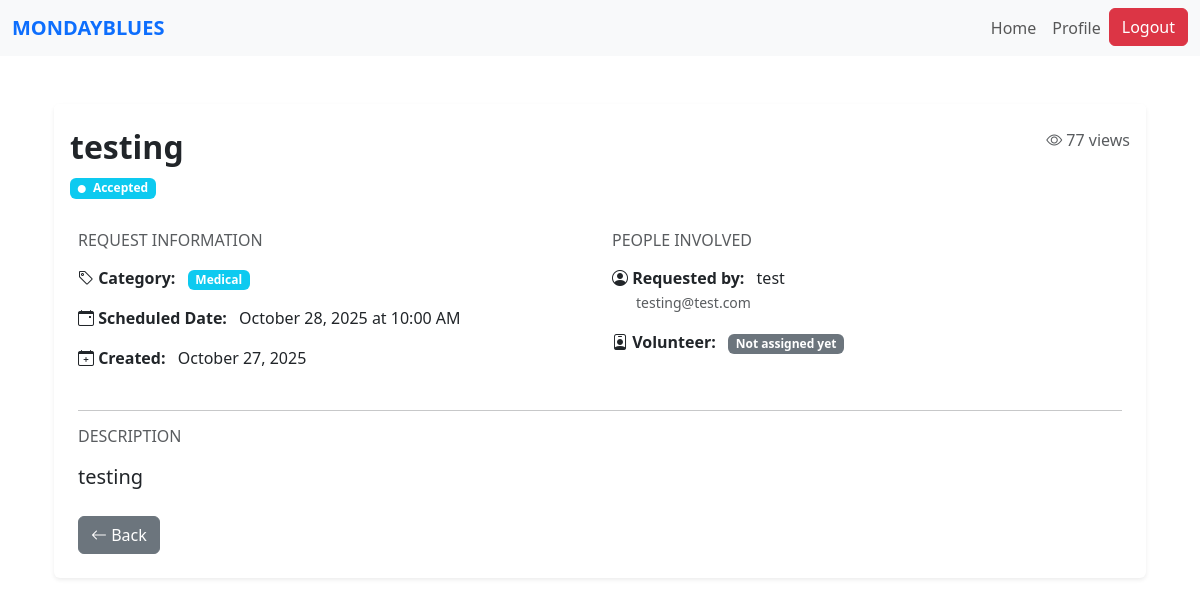
The page /request/1 (signed in) on the database as committed earlier.
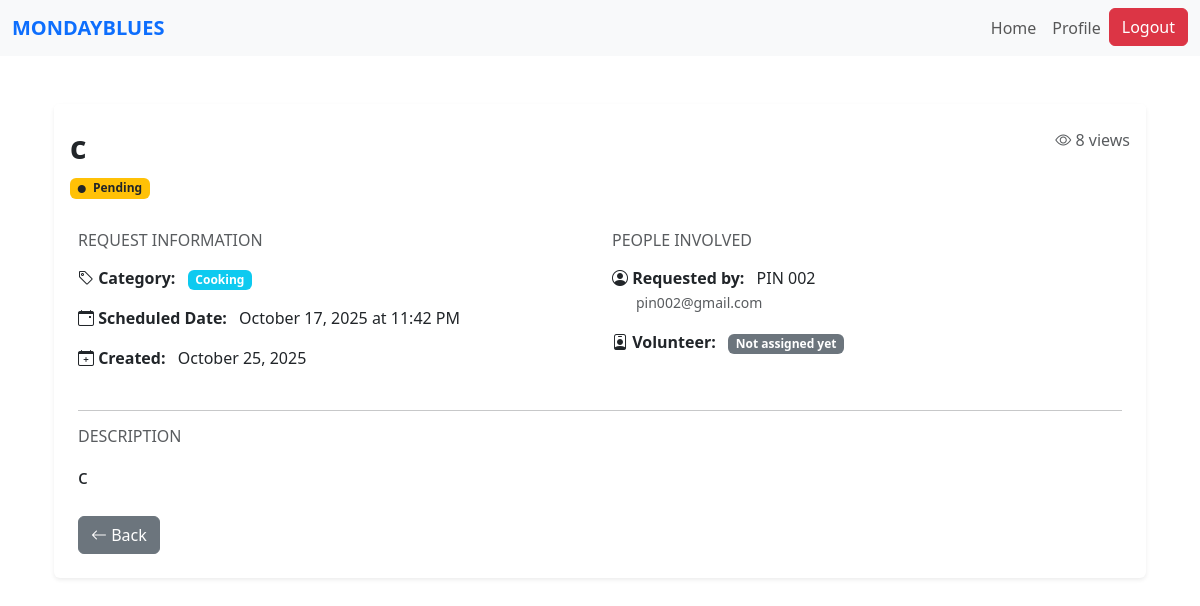
The same page on the database as committed later.
### website/models.py (models this page shows)
class Request(db.Model):
    id = db.Column(db.Integer, primary_key=True)
    title = db.Column(db.String(150), nullable=False)
    description = db.Column(db.Text, nullable=False)
    category_id = db.Column(db.Integer, db.ForeignKey('category.id'), nullable=False)
    category = db.relationship('Category', backref='requests')
    status = db.Column(db.String(20), default='Pending')  # Pending, Accepted, Completed
    scheduled_datetime = db.Column(db.DateTime, nullable=False)
    view_count = db.Column(db.Integer, default=0)
    date_created = db.Column(db.DateTime, default=datetime.utcnow)
    user_id = db.Column(db.Integer, db.ForeignKey('user.id'), nullable=False)
    volunteer_id = db.Column(db.Integer, db.ForeignKey('volunteer.id'), nullable=True)
    user = db.relationship('User', backref=db.backref('requests', lazy=True, cascade='all, delete-orphan'), lazy=True)
    volunteer = db.relationship('Volunteer', backref=db.backref('assigned_requests', lazy=True), lazy=True)

class Category(db.Model):
    id = db.Column(db.Integer, primary_key=True)
    name = db.Column(db.String(100), unique=True, nullable=False)
    description = db.Column(db.String(250))
    date_created = db.Column(db.DateTime, default=datetime.utcnow)

class User(db.Model, UserMixin):
    id = db.Column(db.Integer, primary_key=True)
    name = db.Column(db.String(150))
    email = db.Column(db.String(150), unique=True)
    password = db.Column(db.String(150))
    date_created = db.Column(db.DateTime(timezone=True), default=func.now())
    role = db.Column(db.String(50), default='PIN')
    status = db.Column(db.String(20), default='Pending')  # Pending, Approved, Suspended
    """    total_rating = db.Column(db.Float, default=0)
    num_ratings = db.Column(db.Integer, default=0)

    def update_rating(self, new_rating: float):
        #Update overall CSR rating with a new rating value.
        if self.num_ratings == 0:
            self.total_rating = new_rating
        else:
            self.total_rating = ((self.total_rating * self.num_ratings) + new_rating) / (self.num_ratings + 1)
        self.num_ratings += 1"""

### website/views.py (the view)
@views.route('/request/<int:id>')
@login_required
def view_request(id):
    req = Request.query.get_or_404(id)
    if req.user_id != current_user.id:
        req.view_count += 1
        db.session.commit()
    owner = User.query.get(req.user_id)
    return render_template('view_req.html', req=req, owner=owner)

### website/templates/view_req.html (shortened to what this page needs)
{% extends "base.html" %}
{% block content %}
<div class="container my-5">
    <div class="card shadow-sm border-0">
        <div class="card-header bg-white border-0 pt-4">
            <div class="d-flex justify-content-between align-items-start">
                <div>
                    <h2 class="fw-bold mb-2">{{ req.title }}</h2>
                    <span class="badge
                        {% if req.status == 'Pending' %} bg-warning text-dark
                        {% elif req.status == 'Assigned' %} bg-primary
                        {% elif req.status == 'Accepted' %} bg-info
                        {% elif req.status == 'Completed' %} bg-success
                        {% else %} bg-secondary {% endif %}">
                        <i class="bi bi-circle-fill me-1" style="font-size: 0.5rem;"></i>
                        {{ req.status }}
                    </span>
                </div>
                <div class="text-end">
                    <p class="text-muted mb-0">
                        <i class="bi bi-eye"></i> {{ req.view_count }} views
                    </p>
                </div>
            </div>
        </div>
        <div class="card-body p-4">
            <div class="row mb-4">
                <div class="col-md-6">
                    <h6 class="text-muted text-uppercase mb-3">Request Information</h6>
                    <div class="mb-3">
                        <strong><i class="bi bi-tag"></i> Category:</strong>
                        <span class="badge bg-info ms-2">{{ req.category.name if req.category else req.category }}</span>
                    </div>
                    <div class="mb-3">
                        <strong><i class="bi bi-calendar-event"></i> Scheduled Date:</strong>
                        <span class="ms-2">{{ req.scheduled_datetime.strftime('%B %d, %Y at %I:%M %p') }}</span>
                    </div>
                    <div class="mb-3">
                        <strong><i class="bi bi-calendar-plus"></i> Created:</strong>
                        <span class="ms-2">{{ req.date_created.strftime('%B %d, %Y') }}</span>
                    </div>
                </div>
                <div class="col-md-6">
                    <h6 class="text-muted text-uppercase mb-3">People Involved</h6>
                    <div class="mb-3">
                        <strong><i class="bi bi-person-circle"></i> Requested by:</strong>
                        <span class="ms-2">{{ owner.name }}</span>
                        <br>
                        <small class="text-muted ms-4">{{ owner.email }}</small>
                    </div>
                    {% if req.volunteer %}
                    <div class="mb-3">
                        <strong><i class="bi bi-person-badge"></i> Assigned to:</strong>
                        <span class="ms-2">{{ req.volunteer.user.name }}</span>
                        <br>
                        <small class="text-muted ms-4">
                            {% if req.volunteer.category %}
                                Category: {{ req.volunteer.category.name }}
                            {% endif %}
                        </small>
                    </div>
                    {% else %}
                    <div class="mb-3">
                        <strong><i class="bi bi-person-badge"></i> Volunteer:</strong>
                        <span class="badge bg-secondary ms-2">Not assigned yet</span>
                    </div>
                    {% endif %}
                </div>
            </div>
            <hr>
            <div class="mb-4">
                <h6 class="text-muted text-uppercase mb-3">Description</h6>
                <p class="lead">{{ req.description }}</p>
            </div>
            <div class="d-flex justify-content-between mt-4">
                <a href="javascript:history.back()" class="btn btn-secondary">
                    <i class="bi bi-arrow-left"></i> Back
                </a>
                </div>
            </div>
        </div>
    </div>
</div>
<link rel="stylesheet" href="https://cdn.jsdelivr.net/npm/bootstrap-icons@1.10.0/font/bootstrap-icons.css">
{% endblock %}

Rows that differ between the two databases and show on the page:
no longer on this page (row edited): User: name "test", email "testing@test.com"
changed Request: title "testing" → "c"; status "Accepted" → "Pending"; view_count "77" → "8"; scheduled_datetime "October 28, 2025 at 10:00 AM" → "October 17, 2025 at 11:42 PM"; date_created "October 27, 2025" → "October 25, 2025"; description "testing" → "c"
changed Category: category "Medical" → "Cooking"
now on this page (row unchanged): User: name "PIN 002", email "pin002@gmail.com"
